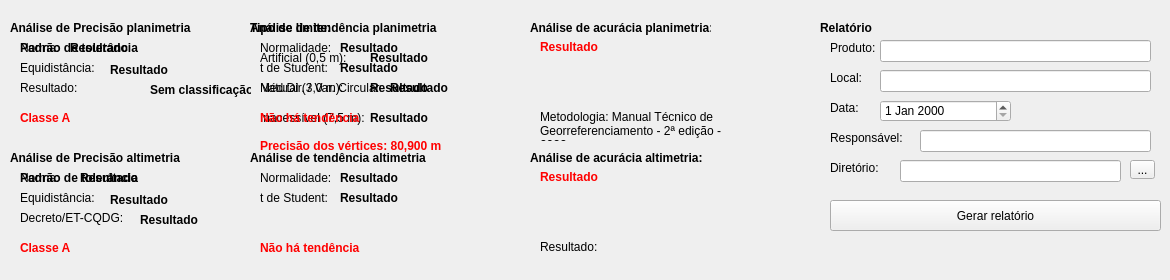
    <widget class="QWidget" name="tab_32">
     <attribute name="icon">
      <iconset>
       <normaloff>../icon/resultado.png</normaloff>../icon/resultado.png</iconset>
     </attribute>
     <attribute name="title">
      <string>Resumo e Relatório</string>
     </attribute>
     <widget class="QPushButton" name="pushButton_6">
      <property name="geometry">
       <rect>
        <x>830</x>
        <y>200</y>
        <width>331</width>
        <height>31</height>
       </rect>
      </property>
      <property name="text">
       <string>Gerar relatório</string>
      </property>
     </widget>
     <widget class="QLabel" name="label_66">
      <property name="geometry">
       <rect>
        <x>10</x>
        <y>20</y>
        <width>181</width>
        <height>16</height>
       </rect>
      </property>
      <property name="font">
       <font>
        <bold>true</bold>
        <stylestrategy>PreferDefault</stylestrategy>
       </font>
      </property>
      <property name="text">
       <string>Análise de Precisão planimetria</string>
      </property>
     </widget>
     <widget class="QLabel" name="label_68">
      <property name="geometry">
       <rect>
        <x>20</x>
        <y>40</y>
        <width>43</width>
        <height>16</height>
       </rect>
      </property>
      <property name="text">
       <string>Norma:</string>
      </property>
     </widget>
     <widget class="QLabel" name="label_69">
      <property name="geometry">
       <rect>
        <x>20</x>
        <y>80</y>
        <width>121</width>
        <height>16</height>
       </rect>
      </property>
      <property name="text">
       <string>Resultado:</string>
      </property>
     </widget>
     <widget class="QLabel" name="label_70">
      <property name="geometry">
       <rect>
        <x>250</x>
        <y>20</y>
        <width>191</width>
        <height>16</height>
       </rect>
      </property>
      <property name="font">
       <font>
        <bold>true</bold>
        <stylestrategy>PreferDefault</stylestrategy>
       </font>
      </property>
      <property name="text">
       <string>Análise de tendência planimetria</string>
      </property>
     </widget>
     <widget class="QLabel" name="label_71">
      <property name="geometry">
       <rect>
        <x>260</x>
        <y>40</y>
        <width>77</width>
        <height>16</height>
       </rect>
      </property>
      <property name="text">
       <string>Normalidade:</string>
      </property>
     </widget>
     <widget class="QLabel" name="label_72">
      <property name="geometry">
       <rect>
        <x>260</x>
        <y>60</y>
        <width>75</width>
        <height>16</height>
       </rect>
      </property>
      <property name="text">
       <string>t de Student:</string>
      </property>
     </widget>
     <widget class="QLabel" name="label_73">
      <property name="geometry">
       <rect>
        <x>260</x>
        <y>80</y>
        <width>121</width>
        <height>16</height>
       </rect>
      </property>
      <property name="font">
       <font>
        <bold>false</bold>
        <stylestrategy>PreferDefault</stylestrategy>
       </font>
      </property>
      <property name="text">
       <string>Méd.Dir. / Var. Circular:</string>
      </property>
     </widget>
     <widget class="QLabel" name="label_75">
      <property name="geometry">
       <rect>
        <x>530</x>
        <y>20</y>
        <width>181</width>
        <height>16</height>
       </rect>
      </property>
      <property name="font">
       <font>
        <bold>true</bold>
        <stylestrategy>PreferDefault</stylestrategy>
       </font>
      </property>
      <property name="text">
       <string>Análise de acurácia planimetria:</string>
      </property>
     </widget>
     <widget class="QLabel" name="label_76">
      <property name="geometry">
       <rect>
        <x>540</x>
        <y>110</y>
        <width>211</width>
        <height>31</height>
       </rect>
      </property>
      <property name="text">
       <string>Metodologia: Manual Técnico de Georreferenciamento - 2ª edição - 2022</string>
      </property>
      <property name="alignment">
       <set>Qt::AlignLeading|Qt::AlignLeft|Qt::AlignTop</set>
      </property>
      <property name="wordWrap">
       <bool>true</bool>
      </property>
     </widget>
     <widget class="QLabel" name="label_77">
      <property name="geometry">
       <rect>
        <x>820</x>
        <y>20</y>
        <width>59</width>
        <height>16</height>
       </rect>
      </property>
      <property name="font">
       <font>
        <bold>true</bold>
        <stylestrategy>PreferDefault</stylestrategy>
       </font>
      </property>
      <property name="text">
       <string>Relatório</string>
      </property>
     </widget>
     <widget class="QLabel" name="label_78">
      <property name="geometry">
       <rect>
        <x>830</x>
        <y>40</y>
        <width>49</width>
        <height>16</height>
       </rect>
      </property>
      <property name="text">
       <string>Produto:</string>
      </property>
     </widget>
     <widget class="QLabel" name="label_79">
      <property name="geometry">
       <rect>
        <x>830</x>
        <y>70</y>
        <width>34</width>
        <height>16</height>
       </rect>
      </property>
      <property name="text">
       <string>Local:</string>
      </property>
     </widget>
     <widget class="QLabel" name="label_80">
      <property name="geometry">
       <rect>
        <x>830</x>
        <y>100</y>
        <width>31</width>
        <height>16</height>
       </rect>
      </property>
      <property name="text">
       <string>Data:</string>
      </property>
     </widget>
     <widget class="QLabel" name="label_81">
      <property name="geometry">
       <rect>
        <x>830</x>
        <y>130</y>
        <width>76</width>
        <height>16</height>
       </rect>
      </property>
      <property name="text">
       <string>Responsável:</string>
      </property>
     </widget>
     <widget class="QLineEdit" name="lineEdit_39">
      <property name="geometry">
       <rect>
        <x>880</x>
        <y>40</y>
        <width>271</width>
        <height>22</height>
       </rect>
      </property>
     </widget>
     <widget class="QLineEdit" name="lineEdit_40">
      <property name="geometry">
       <rect>
        <x>880</x>
        <y>70</y>
        <width>271</width>
        <height>22</height>
       </rect>
      </property>
     </widget>
     <widget class="QLineEdit" name="lineEdit_41">
      <property name="geometry">
       <rect>
        <x>920</x>
        <y>130</y>
        <width>231</width>
        <height>22</height>
       </rect>
      </property>
     </widget>
     <widget class="QDateEdit" name="dateEdit">
      <property name="geometry">
       <rect>
        <x>880</x>
        <y>100</y>
        <width>131</width>
        <height>22</height>
       </rect>
      </property>
     </widget>
     <widget class="QLabel" name="label_113">
      <property name="geometry">
       <rect>
        <x>70</x>
        <y>40</y>
        <width>171</width>
        <height>16</height>
       </rect>
      </property>
      <property name="font">
       <font>
        <bold>true</bold>
        <stylestrategy>PreferDefault</stylestrategy>
       </font>
      </property>
      <property name="text">
       <string>Resultado</string>
      </property>
     </widget>
     <widget class="QLabel" name="label_114">
      <property name="geometry">
       <rect>
        <x>150</x>
        <y>80</y>
        <width>101</width>
        <height>20</height>
       </rect>
      </property>
      <property name="font">
       <font>
        <bold>true</bold>
        <stylestrategy>PreferDefault</stylestrategy>
       </font>
      </property>
      <property name="text">
       <string>Sem classificação</string>
      </property>
     </widget>
     <widget class="QLabel" name="label_115">
      <property name="geometry">
       <rect>
        <x>340</x>
        <y>40</y>
        <width>171</width>
        <height>16</height>
       </rect>
      </property>
      <property name="font">
       <font>
        <bold>true</bold>
        <stylestrategy>PreferDefault</stylestrategy>
       </font>
      </property>
      <property name="text">
       <string>Resultado</string>
      </property>
     </widget>
     <widget class="QLabel" name="label_116">
      <property name="geometry">
       <rect>
        <x>340</x>
        <y>60</y>
        <width>171</width>
        <height>16</height>
       </rect>
      </property>
      <property name="font">
       <font>
        <bold>true</bold>
        <stylestrategy>PreferDefault</stylestrategy>
       </font>
      </property>
      <property name="text">
       <string>Resultado</string>
      </property>
     </widget>
     <widget class="QLabel" name="label_117">
      <property name="geometry">
       <rect>
        <x>390</x>
        <y>80</y>
        <width>151</width>
        <height>16</height>
       </rect>
      </property>
      <property name="font">
       <font>
        <bold>true</bold>
        <stylestrategy>PreferDefault</stylestrategy>
       </font>
      </property>
      <property name="text">
       <string>Resultado</string>
      </property>
     </widget>
     <widget class="QLabel" name="label_119">
      <property name="geometry">
       <rect>
        <x>540</x>
        <y>40</y>
        <width>211</width>
        <height>61</height>
       </rect>
      </property>
      <property name="font">
       <font>
        <bold>true</bold>
        <underline>false</underline>
        <strikeout>false</strikeout>
        <stylestrategy>PreferDefault</stylestrategy>
       </font>
      </property>
      <property name="acceptDrops">
       <bool>false</bool>
      </property>
      <property name="autoFillBackground">
       <bool>false</bool>
      </property>
      <property name="styleSheet">
       <string notr="true">color: red;
font-weight: bold;
</string>
      </property>
      <property name="inputMethodHints">
       <set>Qt::ImhNone</set>
      </property>
      <property name="text">
       <string>Resultado</string>
      </property>
      <property name="scaledContents">
       <bool>false</bool>
      </property>
      <property name="alignment">
       <set>Qt::AlignLeading|Qt::AlignLeft|Qt::AlignTop</set>
      </property>
      <property name="wordWrap">
       <bool>true</bool>
      </property>
     </widget>
     <widget class="QLabel" name="label_132">
      <property name="geometry">
       <rect>
        <x>250</x>
        <y>150</y>
        <width>181</width>
        <height>16</height>
       </rect>
      </property>
      <property name="font">
       <font>
        <bold>true</bold>
        <stylestrategy>PreferDefault</stylestrategy>
       </font>
      </property>
      <property name="text">
       <string>Análise de tendência altimetria</string>
      </property>
     </widget>
     <widget class="QLabel" name="label_133">
      <property name="geometry">
       <rect>
        <x>340</x>
        <y>170</y>
        <width>171</width>
        <height>16</height>
       </rect>
      </property>
      <property name="font">
       <font>
        <bold>true</bold>
        <stylestrategy>PreferDefault</stylestrategy>
       </font>
      </property>
      <property name="text">
       <string>Resultado</string>
      </property>
     </widget>
     <widget class="QLabel" name="label_134">
      <property name="geometry">
       <rect>
        <x>260</x>
        <y>190</y>
        <width>75</width>
        <height>16</height>
       </rect>
      </property>
      <property name="text">
       <string>t de Student:</string>
      </property>
     </widget>
     <widget class="QLabel" name="label_135">
      <property name="geometry">
       <rect>
        <x>340</x>
        <y>190</y>
        <width>171</width>
        <height>16</height>
       </rect>
      </property>
      <property name="font">
       <font>
        <bold>true</bold>
        <stylestrategy>PreferDefault</stylestrategy>
       </font>
      </property>
      <property name="text">
       <string>Resultado</string>
      </property>
     </widget>
     <widget class="QLabel" name="label_136">
      <property name="geometry">
       <rect>
        <x>260</x>
        <y>170</y>
        <width>77</width>
        <height>16</height>
       </rect>
      </property>
      <property name="text">
       <string>Normalidade:</string>
      </property>
     </widget>
     <widget class="QLabel" name="label_138">
      <property name="geometry">
       <rect>
        <x>140</x>
        <y>210</y>
        <width>151</width>
        <height>20</height>
       </rect>
      </property>
      <property name="font">
       <font>
        <bold>true</bold>
        <stylestrategy>PreferDefault</stylestrategy>
       </font>
      </property>
      <property name="text">
       <string>Resultado</string>
      </property>
     </widget>
     <widget class="QLabel" name="label_139">
      <property name="geometry">
       <rect>
        <x>10</x>
        <y>150</y>
        <width>171</width>
        <height>16</height>
       </rect>
      </property>
      <property name="font">
       <font>
        <bold>true</bold>
        <stylestrategy>PreferDefault</stylestrategy>
       </font>
      </property>
      <property name="text">
       <string>Análise de Precisão altimetria</string>
      </property>
     </widget>
     <widget class="QLabel" name="label_140">
      <property name="geometry">
       <rect>
        <x>80</x>
        <y>170</y>
        <width>171</width>
        <height>16</height>
       </rect>
      </property>
      <property name="font">
       <font>
        <bold>true</bold>
        <stylestrategy>PreferDefault</stylestrategy>
       </font>
      </property>
      <property name="text">
       <string>Resultado</string>
      </property>
     </widget>
     <widget class="QLabel" name="label_141">
      <property name="geometry">
       <rect>
        <x>20</x>
        <y>210</y>
        <width>111</width>
        <height>16</height>
       </rect>
      </property>
      <property name="text">
       <string>Decreto/ET-CQDG:</string>
      </property>
     </widget>
     <widget class="QLabel" name="label_142">
      <property name="geometry">
       <rect>
        <x>20</x>
        <y>170</y>
        <width>43</width>
        <height>16</height>
       </rect>
      </property>
      <property name="text">
       <string>Norma:</string>
      </property>
     </widget>
     <widget class="QLabel" name="label_143">
      <property name="geometry">
       <rect>
        <x>540</x>
        <y>170</y>
        <width>211</width>
        <height>61</height>
       </rect>
      </property>
      <property name="font">
       <font>
        <bold>true</bold>
        <stylestrategy>PreferDefault</stylestrategy>
       </font>
      </property>
      <property name="styleSheet">
       <string notr="true">color: red;
font-weight: bold;
</string>
      </property>
      <property name="text">
       <string>Resultado</string>
      </property>
      <property name="alignment">
       <set>Qt::AlignLeading|Qt::AlignLeft|Qt::AlignTop</set>
      </property>
      <property name="wordWrap">
       <bool>true</bool>
      </property>
     </widget>
     <widget class="QLabel" name="label_144">
      <property name="geometry">
       <rect>
        <x>530</x>
        <y>150</y>
        <width>181</width>
        <height>16</height>
       </rect>
      </property>
      <property name="font">
       <font>
        <bold>true</bold>
        <stylestrategy>PreferDefault</stylestrategy>
       </font>
      </property>
      <property name="text">
       <string>Análise de acurácia altimetria:</string>
      </property>
     </widget>
     <widget class="QLabel" name="label_145">
      <property name="geometry">
       <rect>
        <x>540</x>
        <y>240</y>
        <width>211</width>
        <height>31</height>
       </rect>
      </property>
      <property name="text">
       <string>Resultado:</string>
      </property>
      <property name="alignment">
       <set>Qt::AlignLeading|Qt::AlignLeft|Qt::AlignTop</set>
      </property>
      <property name="wordWrap">
       <bool>true</bool>
      </property>
     </widget>
     <widget class="QLineEdit" name="lineEdit_42">
      <property name="geometry">
       <rect>
        <x>900</x>
        <y>160</y>
        <width>221</width>
        <height>22</height>
       </rect>
      </property>
     </widget>
     <widget class="QLabel" name="label_146">
      <property name="geometry">
       <rect>
        <x>830</x>
        <y>160</y>
        <width>61</width>
        <height>16</height>
       </rect>
      </property>
      <property name="text">
       <string>Diretório:</string>
      </property>
     </widget>
     <widget class="QToolButton" name="toolButton_3">
      <property name="geometry">
       <rect>
        <x>1130</x>
        <y>160</y>
        <width>25</width>
        <height>19</height>
       </rect>
      </property>
      <property name="text">
       <string>...</string>
      </property>
     </widget>
     <widget class="QLabel" name="label_161">
      <property name="geometry">
       <rect>
        <x>20</x>
        <y>60</y>
        <width>91</width>
        <height>16</height>
       </rect>
      </property>
      <property name="text">
       <string>Equidistância:</string>
      </property>
     </widget>
     <widget class="QLabel" name="label_164">
      <property name="geometry">
       <rect>
        <x>110</x>
        <y>60</y>
        <width>131</width>
        <height>20</height>
       </rect>
      </property>
      <property name="font">
       <font>
        <bold>true</bold>
        <stylestrategy>PreferDefault</stylestrategy>
       </font>
      </property>
      <property name="text">
       <string>Resultado</string>
      </property>
     </widget>
     <widget class="QLabel" name="label_165">
      <property name="geometry">
       <rect>
        <x>20</x>
        <y>190</y>
        <width>91</width>
        <height>16</height>
       </rect>
      </property>
      <property name="text">
       <string>Equidistância:</string>
      </property>
     </widget>
     <widget class="QLabel" name="label_166">
      <property name="geometry">
       <rect>
        <x>110</x>
        <y>190</y>
        <width>131</width>
        <height>20</height>
       </rect>
      </property>
      <property name="font">
       <font>
        <bold>true</bold>
        <stylestrategy>PreferDefault</stylestrategy>
       </font>
      </property>
      <property name="text">
       <string>Resultado</string>
      </property>
     </widget>
     <widget class="QLabel" name="label_167">
      <property name="geometry">
       <rect>
        <x>260</x>
        <y>110</y>
        <width>114</width>
        <height>16</height>
       </rect>
      </property>
      <property name="text">
       <string>Inacessível (7,5 m):</string>
      </property>
     </widget>
     <widget class="QLabel" name="label_168">
      <property name="geometry">
       <rect>
        <x>370</x>
        <y>110</y>
        <width>71</width>
        <height>16</height>
       </rect>
      </property>
      <property name="font">
       <font>
        <bold>true</bold>
        <stylestrategy>PreferDefault</stylestrategy>
       </font>
      </property>
      <property name="text">
       <string>Resultado</string>
      </property>
     </widget>
     <widget class="QLabel" name="label_169">
      <property name="geometry">
       <rect>
        <x>260</x>
        <y>80</y>
        <width>93</width>
        <height>16</height>
       </rect>
      </property>
      <property name="text">
       <string>Natural (3,0 m):</string>
      </property>
     </widget>
     <widget class="QLabel" name="label_170">
      <property name="geometry">
       <rect>
        <x>370</x>
        <y>80</y>
        <width>71</width>
        <height>16</height>
       </rect>
      </property>
      <property name="font">
       <font>
        <bold>true</bold>
        <stylestrategy>PreferDefault</stylestrategy>
       </font>
      </property>
      <property name="text">
       <string>Resultado</string>
      </property>
     </widget>
     <widget class="QLabel" name="label_171">
      <property name="geometry">
       <rect>
        <x>370</x>
        <y>50</y>
        <width>71</width>
        <height>16</height>
       </rect>
      </property>
      <property name="font">
       <font>
        <bold>true</bold>
        <stylestrategy>PreferDefault</stylestrategy>
       </font>
      </property>
      <property name="text">
       <string>Resultado</string>
      </property>
     </widget>
     <widget class="QLabel" name="label_172">
      <property name="geometry">
       <rect>
        <x>250</x>
        <y>20</y>
        <width>89</width>
        <height>16</height>
       </rect>
      </property>
      <property name="font">
       <font>
        <bold>true</bold>
        <stylestrategy>PreferDefault</stylestrategy>
       </font>
      </property>
      <property name="text">
       <string>Tipo de limite:</string>
      </property>
     </widget>
     <widget class="QLabel" name="label_173">
      <property name="geometry">
       <rect>
        <x>260</x>
        <y>50</y>
        <width>98</width>
        <height>16</height>
       </rect>
      </property>
      <property name="text">
       <string>Artificial (0,5 m):</string>
      </property>
     </widget>
     <widget class="QLabel" name="label_174">
      <property name="geometry">
       <rect>
        <x>20</x>
        <y>40</y>
        <width>171</width>
        <height>16</height>
       </rect>
      </property>
      <property name="font">
       <font>
        <bold>true</bold>
        <stylestrategy>PreferDefault</stylestrategy>
       </font>
      </property>
      <property name="text">
       <string>Padrão de tolerância</string>
      </property>
     </widget>
     <widget class="QLabel" name="label_175">
      <property name="geometry">
       <rect>
        <x>20</x>
        <y>170</y>
        <width>171</width>
        <height>16</height>
       </rect>
      </property>
      <property name="font">
       <font>
        <bold>true</bold>
        <stylestrategy>PreferDefault</stylestrategy>
       </font>
      </property>
      <property name="text">
       <string>Padrão de tolerância</string>
      </property>
     </widget>
     <widget class="QLabel" name="label_178">
      <property name="geometry">
       <rect>
        <x>260</x>
        <y>110</y>
        <width>101</width>
        <height>16</height>
       </rect>
      </property>
      <property name="font">
       <font>
        <bold>true</bold>
        <stylestrategy>PreferDefault</stylestrategy>
       </font>
      </property>
      <property name="styleSheet">
       <string notr="true">color: red;
font-weight: bold;
</string>
      </property>
      <property name="text">
       <string>Não há tendência</string>
      </property>
     </widget>
     <widget class="QLabel" name="label_179">
      <property name="geometry">
       <rect>
        <x>20</x>
        <y>110</y>
        <width>101</width>
        <height>16</height>
       </rect>
      </property>
      <property name="font">
       <font>
        <bold>true</bold>
        <stylestrategy>PreferDefault</stylestrategy>
       </font>
      </property>
      <property name="styleSheet">
       <string notr="true">color: red;
font-weight: bold;
</string>
      </property>
      <property name="text">
       <string>Classe A</string>
      </property>
     </widget>
     <widget class="QLabel" name="label_181">
      <property name="geometry">
       <rect>
        <x>20</x>
        <y>240</y>
        <width>101</width>
        <height>16</height>
       </rect>
      </property>
      <property name="font">
       <font>
        <bold>true</bold>
        <stylestrategy>PreferDefault</stylestrategy>
       </font>
      </property>
      <property name="styleSheet">
       <string notr="true">color: red;
font-weight: bold;
</string>
      </property>
      <property name="text">
       <string>Classe A</string>
      </property>
     </widget>
     <widget class="QLabel" name="label_182">
      <property name="geometry">
       <rect>
        <x>260</x>
        <y>240</y>
        <width>101</width>
        <height>16</height>
       </rect>
      </property>
      <property name="font">
       <font>
        <bold>true</bold>
        <stylestrategy>PreferDefault</stylestrategy>
       </font>
      </property>
      <property name="styleSheet">
       <string notr="true">color: red;
font-weight: bold;
</string>
      </property>
      <property name="text">
       <string>Não há tendência</string>
      </property>
     </widget>
     <widget class="QLabel" name="label_184">
      <property name="geometry">
       <rect>
        <x>260</x>
        <y>120</y>
        <width>191</width>
        <height>51</height>
       </rect>
      </property>
      <property name="font">
       <font>
        <bold>true</bold>
        <stylestrategy>PreferDefault</stylestrategy>
       </font>
      </property>
      <property name="styleSheet">
       <string notr="true">color: red;
font-weight: bold;
</string>
      </property>
      <property name="text">
       <string>Precisão dos vértices: 80,900 m</string>
      </property>
      <property name="wordWrap">
       <bool>true</bool>
      </property>
     </widget>
    </widget>
